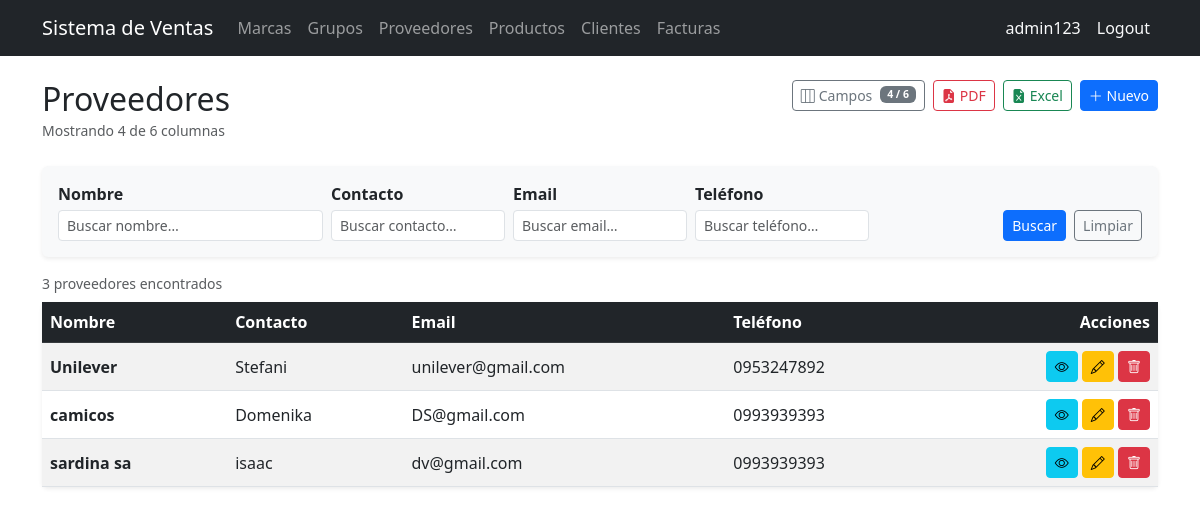
The app's page /suppliers/ (signed in), older data.
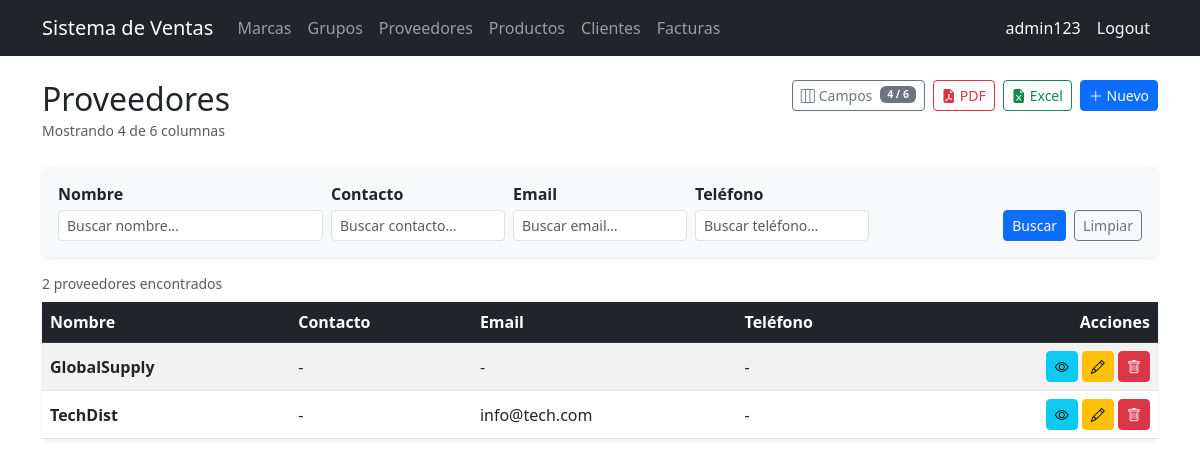
The same page, newer data.
### billing/models.py (models this page shows, shortened)
class Supplier(models.Model):
    name = models.CharField(max_length=200, verbose_name='Nombre de la compañia')
    contact_name = models.CharField(max_length=200, blank=True, null=True, verbose_name='Nombre de contacto')
    email = models.EmailField(blank=True, null=True)
    phone = models.CharField(max_length=20, blank=True, null=True, verbose_name='Teléfono')
    address = models.TextField(blank=True, null=True, verbose_name='Dirección')
    is_active = models.BooleanField(default=True, verbose_name='Activo')
    created_at = models.DateTimeField(auto_now_add=True)
    updated_at = models.DateTimeField(auto_now=True)
    class Meta:
        verbose_name = 'Supplier'
        verbose_name_plural = 'Suppliers'
        ordering = ['name']

### billing/views.py (the view, shortened to what this page needs)
# urls.py: path('suppliers/', views.SupplierListView.as_view(), name='supplier_list'),
class SupplierListView(ExportMixin, LoginRequiredMixin, ListView):
    model = Supplier
    template_name = 'billing/supplier_list.html'
    context_object_name = 'items'
    paginate_by = 3
    export_filename = 'proveedores'
    ALL_COLUMNS = SUPPLIER_ALL_COLUMNS
    def get_queryset(self):
        qs = Supplier.objects.all()
        form = SupplierSearchForm(self.request.GET)
        if form.is_valid():
            if form.cleaned_data.get('name'):
                qs = qs.filter(name__icontains=form.cleaned_data['name'])
            if form.cleaned_data.get('contact_name'):
                qs = qs.filter(contact_name__icontains=form.cleaned_data['contact_name'])
            if form.cleaned_data.get('email'):
                qs = qs.filter(email__icontains=form.cleaned_data['email'])
            if form.cleaned_data.get('phone'):
                qs = qs.filter(phone__icontains=form.cleaned_data['phone'])
            val = form.cleaned_data.get('is_active')
            if val in ('0', '1'):
                qs = qs.filter(is_active=(val == '1'))
        return qs
    def get_context_data(self, **kwargs):
        ctx = super().get_context_data(**kwargs)
        ctx['search_form'] = SupplierSearchForm(self.request.GET)
        ctx['all_columns'] = self.ALL_COLUMNS
        ctx['all_col_keys_json'] = json.dumps([c['key'] for c in self.ALL_COLUMNS])
        ctx['default_col_keys_json'] = json.dumps(
            [c['key'] for c in self.ALL_COLUMNS if c.get('default', True)]
        )
        return ctx

### billing/forms.py
class SupplierSearchForm(forms.Form):
    name = forms.CharField(
        required=False, label='Nombre',
        widget=forms.TextInput(attrs={**_sm_text, 'placeholder': 'Buscar nombre…'})
    )
    contact_name = forms.CharField(
        required=False, label='Contacto',
        widget=forms.TextInput(attrs={**_sm_text, 'placeholder': 'Buscar contacto…'})
    )
    email = forms.CharField(
        required=False, label='Email',
        widget=forms.TextInput(attrs={**_sm_text, 'placeholder': 'Buscar email…'})
    )
    phone = forms.CharField(
        required=False, label='Teléfono',
        widget=forms.TextInput(attrs={**_sm_text, 'placeholder': 'Buscar teléfono…'})
    )
    is_active = forms.ChoiceField(
        choices=_ACTIVE_CHOICES, required=False, label='Estado',
        widget=forms.Select(attrs=_sm_select)
    )

### billing/mixins.py (called while the page is built)
    def get(self, request, *args, **kwargs):
        fmt = request.GET.get('export')
        if fmt == 'pdf':
            return self.export_pdf(self.get_queryset())
        if fmt == 'excel':
            return self.export_excel(self.get_queryset())
        return super().get(request, *args, **kwargs)

### billing/templates/billing/supplier_list.html (shortened to what this page needs)
{% extends 'billing/base.html' %}
{% block content %}
<div class="d-flex justify-content-between align-items-start mb-4 flex-wrap gap-2">
  <div>
    <h2 class="mb-0">Proveedores</h2>
    <small class="text-muted" id="colText">Cargando columnas…</small>
  </div>
  <div class="d-flex gap-2 flex-wrap">
    <button type="button" class="btn btn-outline-secondary btn-sm d-inline-flex align-items-center gap-1"
            data-bs-toggle="modal" data-bs-target="#colModal">
      <i class="bi bi-layout-three-columns"></i> Campos
      <span class="badge bg-secondary ms-1" id="colBadge">…</span>
    </button>
    <a id="btnPdf" href="#" class="btn btn-outline-danger btn-sm d-inline-flex align-items-center gap-1">
      <i class="bi bi-file-earmark-pdf-fill"></i>PDF
    </a>
    <a id="btnExcel" href="#" class="btn btn-outline-success btn-sm d-inline-flex align-items-center gap-1">
      <i class="bi bi-file-earmark-excel-fill"></i>Excel
    </a>
    <a href="{% url 'billing:supplier_create' %}" class="btn btn-primary btn-sm">
      <i class="bi bi-plus-lg"></i> Nuevo
    </a>
  </div>
</div>
<form method="get" class="card card-body shadow-sm border-0 mb-3 bg-light">
  <div class="row g-2 align-items-end">
    <div class="col-12 col-md-3">
      <label class="form-label form-label-sm fw-semibold mb-1">{{ search_form.name.label }}</label>
      {{ search_form.name }}
    </div>
    <div class="col-12 col-md-2">
      <label class="form-label form-label-sm fw-semibold mb-1">{{ search_form.contact_name.label }}</label>
      {{ search_form.contact_name }}
    </div>
    <div class="col-12 col-md-2">
      <label class="form-label form-label-sm fw-semibold mb-1">{{ search_form.email.label }}</label>
      {{ search_form.email }}
    </div>
    <div class="col-12 col-md-2">
      <label class="form-label form-label-sm fw-semibold mb-1">{{ search_form.phone.label }}</label>
      {{ search_form.phone }}
    </div>
    <div class="col-12 col-md-auto ms-auto d-flex gap-2">
      <button type="submit" class="btn btn-primary btn-sm">Buscar</button>
      <a href="{% url 'billing:supplier_list' %}" class="btn btn-outline-secondary btn-sm">Limpiar</a>
    </div>
  </div>
</form>
<div class="d-flex justify-content-between align-items-center mb-2">
  <small class="text-muted">
    {% if paginator.count == 1 %}1 proveedor encontrado
    {% else %}{{ paginator.count }} proveedores encontrados{% endif %}
  </small>
</div>
<div class="card shadow-sm border-0">
  <div class="table-responsive">
    <table class="table table-striped table-hover align-middle mb-0" id="supplierTable">
      <thead class="table-dark">
        <tr>
          <th data-col="name">Nombre</th>
          <th data-col="contact_name">Contacto</th>
          <th data-col="email">Email</th>
          <th data-col="phone">Teléfono</th>
          <th class="text-end" style="white-space:nowrap;">Acciones</th>
        </tr>
      </thead>
      <tbody>
        {% for item in items %}
        <tr>
          <td data-col="name" class="fw-semibold">{{ item.name }}</td>
          <td data-col="contact_name">{{ item.contact_name|default:"-" }}</td>
          <td data-col="email">{{ item.email|default:"-" }}</td>
          <td data-col="phone">{{ item.phone|default:"-" }}</td>
          <td class="text-end text-nowrap">
            <a href="{% url 'billing:supplier_detail' item.pk %}" class="btn btn-sm btn-info" title="Ver" aria-label="Ver">
              <i class="bi bi-eye"></i>
            </a>
            <a href="{% url 'billing:supplier_update' item.pk %}" class="btn btn-sm btn-warning" title="Editar" aria-label="Editar">
              <i class="bi bi-pencil"></i>
            </a>
            <a href="{% url 'billing:supplier_delete' item.pk %}" class="btn btn-sm btn-danger" title="Eliminar" aria-label="Eliminar">
              <i class="bi bi-trash"></i>
            </a>
          </td>
        </tr>
        {% endfor %}
      </tbody>
    </table>
  </div>
</div>
{% endblock %}

Row changes from the older to the newer data that the page shows:
removed Supplier: name "Unilever", contact_name "Stefani", email "unilever@gmail.com", phone "0953247892"
removed Supplier: name "camicos", contact_name "Domenika", email "DS@gmail.com", phone "0993939393"
removed Supplier: name "sardina sa", contact_name "isaac", email "dv@gmail.com", phone "0993939393"
added Supplier: name "GlobalSupply", contact_name "-", email "-", phone "-"
added Supplier: name "TechDist", contact_name "-", email "info@tech.com", phone "-"
Text that changed along with them:
{{ paginator.count }}: "3" → "2"
